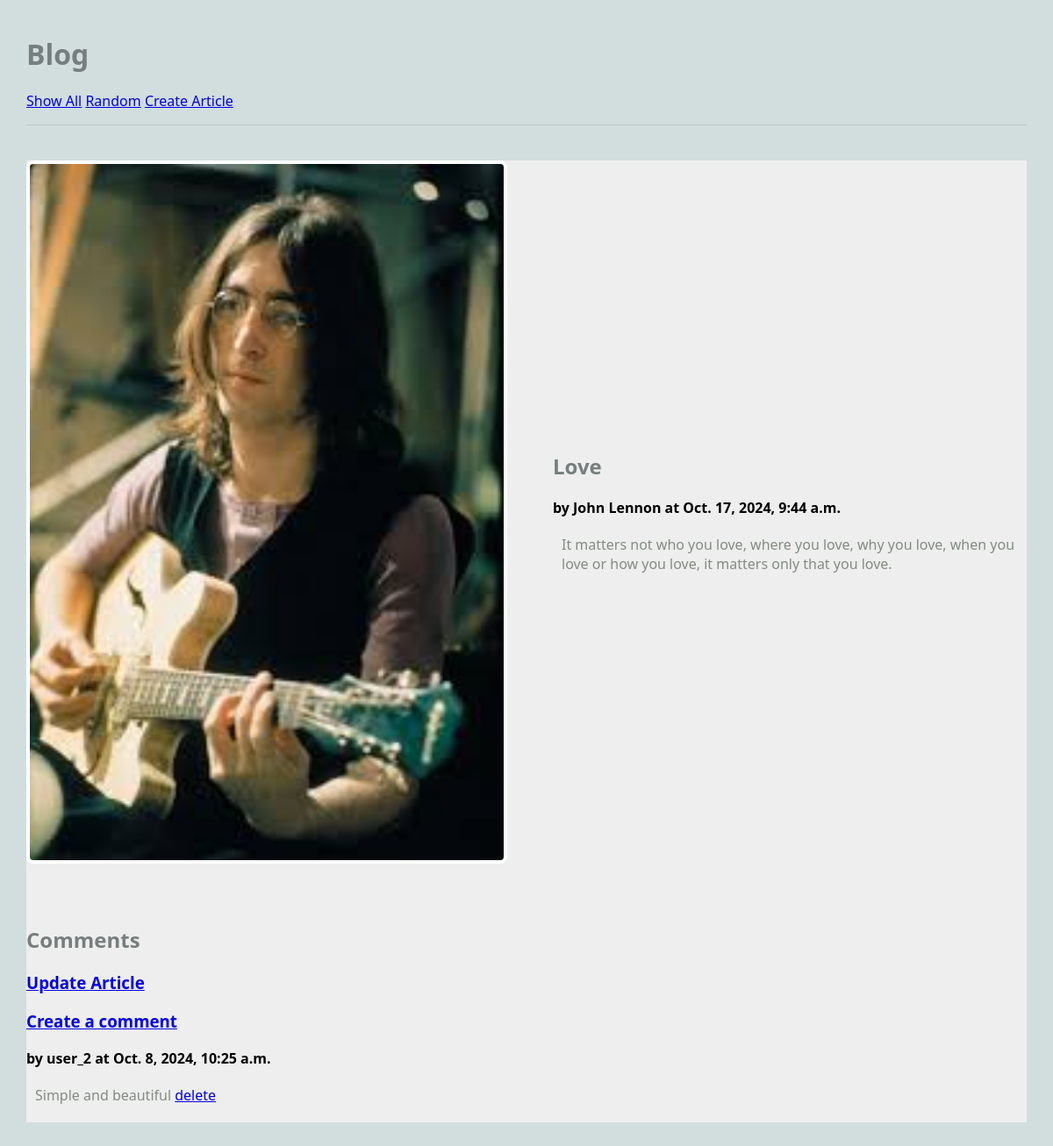
Screenshot of /blog/article/2 with the database file from the repository.
### blog/models.py (models this page shows, shortened)
class Article(models.Model):
    title = models.TextField(blank=False)
    text = models.TextField(blank=False)
    author = models.TextField(blank=False)
    published = models.DateTimeField(auto_now=True)
    image_file = models.ImageField(blank=True) # an actual image
    def get_comments(self):
        comments = Comment.objects.filter(article=self)
        return comments

class Comment(models.Model):
    article = models.ForeignKey("Article", on_delete=models.CASCADE)
    author = models.TextField(blank=False)
    text = models.TextField(blank=False)
    published = models.DateTimeField(auto_now=True)
    def __str__(self):
        return f'{self.text}'

### blog/views.py (the view)
# urls.py: path('article/<int:pk>', ArticlePageView.as_view(), name='article'),
class ArticlePageView(DetailView):
    model = Article
    template_name = 'blog/article.html'
    context_object_name = 'article'

### blog/templates/blog/article.html (shortened to what this page needs)
{% extends 'blog/base.html' %}
{% block content %}
<main class="grid-container">
    <article class="featured">
        {% if article.image_file.url %}
        <img src="{{article.image_file.url}}" alt="{{article.image_file.url}}">
        {% endif %}
        <div>
        <h2>{{article.title}}</h2>
        <strong>by {{article.author}} at {{article.published}}</strong>
        <p>
        {{article.text}}
        </p>
        </div>
    </article>
    <div>
    <h2>Comments</h2>
    <h3><a href="{% url 'update_article' article.pk %}">Update Article</a></h3>
    <h3><a href="{% url 'create_comment' article.pk %}">Create a comment</a></h3>
    {% for c in article.get_comments %}
    <article>
        <div>
        <strong>by {{c.author}} at {{c.published}}</strong>
        <p>
        {{c.text}}
        <a href="{% url 'delete_comment' c.pk %}">delete</a>
        </div>
    </article>
    {% endfor %}
</div>
</main>
{% endblock %}

### static/styles-blog.css (style rules this page uses)
body { margin: 30px; background: #d1dedd; font-family:'Segoe UI', Tahoma, Geneva, Verdana, sans-serif; }
h1, h2, h3 { color: #767f7e; }
p { color: #828b82; }
.grid-container { background: #eee; max-width: 900px; display: grid; grid-template-columns: repeat(3, 1fr); grid-gap: 10px; max-width: 1200px; margin: 20px auto; }
article.featured { grid-column: span 3; display: grid; gap: 60px; grid-template-columns: 1fr 1fr; align-items: center; border-bottom: 1px #bbc7c7; padding-bottom: 40px; }
article img, article.featured img { width: 100%; border: 4px solid #fff; border-radius: 8px; }
article p, article h3 { margin: 20px 10px; }

### rows the page displays
Article: image_file (picture), title "Love", author "John Lennon", published "Oct. 17, 2024, 9:44 a.m.", text "It matters not who you love, where you love, why you love, when you love or how you love, it matters only that you love."
Comment: author "user_2", published "Oct. 8, 2024, 10:25 a.m.", text "Simple and beautiful"
